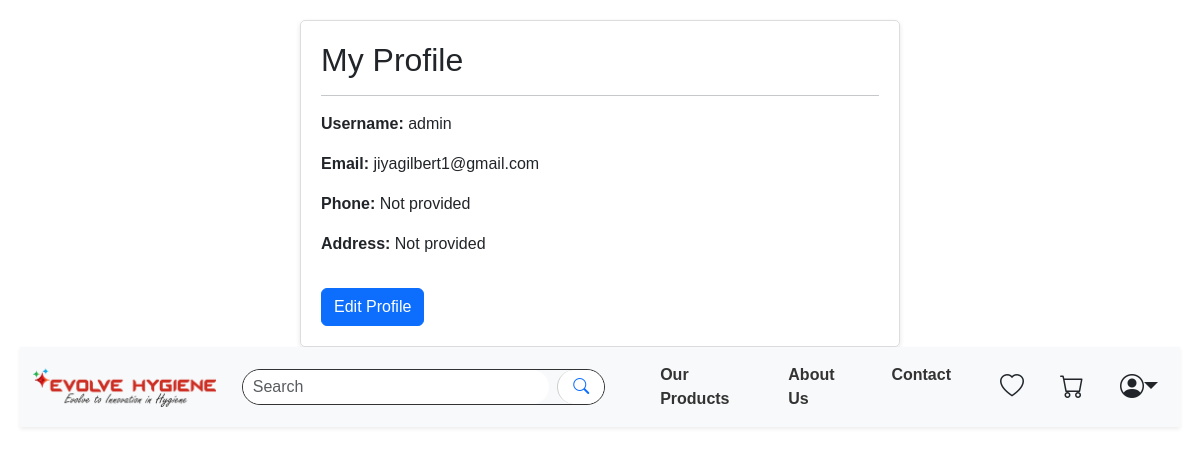
Screenshot of /profile/ (signed in) with the database file from the repository.
### evolve/models.py (models this page shows, shortened)
class Profile(models.Model):
    user = models.OneToOneField(User, on_delete=models.CASCADE)
    phone = models.CharField(max_length=15, blank=True, null=True)
    address = models.TextField(blank=True, null=True)

### evolve/views.py (the view)
# urls.py: path('profile/', views.profile, name='profile'),
@login_required
def profile(request):
    profile = Profile.objects.get(user=request.user)
    return render(request, 'user/profile.html', {'profile': profile})

### evolve/context_processors.py (called while the page is built)
def cart_count(request):
    cart = request.session.get('cart', {})
    cart_count = sum(cart.values())  # Sum of quantities
    return {'cart_count': cart_count}

### templates/user/profile.html (shortened to what this page needs)
{% extends 'base.html' %}
{% block extra_css %}
{% load static %}
<!DOCTYPE html>
<html lang="en">
<head>
    <link href="https://cdn.jsdelivr.net/npm/bootstrap@5.3.0/dist/css/bootstrap.min.css" rel="stylesheet">
    <link rel="stylesheet" href="https://cdn.jsdelivr.net/npm/bootstrap-icons@1.10.0/font/bootstrap-icons.css">
    <link rel="stylesheet" href="{% static 'css/user/profile.css' %}">
</head>
<body>
      <div class="profile-card">
        <h2>My Profile</h2>
        <hr>
        <p><strong>Username:</strong> {{ profile.user.username }}</p>
        <p><strong>Email:</strong> {{ profile.user.email }}</p>
        <p><strong>Phone:</strong> {{ profile.phone|default:"Not provided" }}</p>
        <p><strong>Address:</strong> {{ profile.address|default:"Not provided" }}</p>
        <a href="{% url 'profile_edit' %}" class="btn btn-primary mt-3">Edit Profile</a>
    </div>
    {%  endblock extra_css %}

### static/css/user/profile.css (style rules this page uses)
body { padding: 20px; font-family: Arial, sans-serif; }
.profile-card { max-width: 600px; margin: 0 auto; padding: 20px; border: 1px solid #ddd; border-radius: 5px; box-shadow: 0 2px 5px rgba(0,0,0,0.1); }

### rows the page displays
Profile: user.username "admin", user.email "jiyagilbert1@gmail.com", phone "Not provided", address "Not provided"
